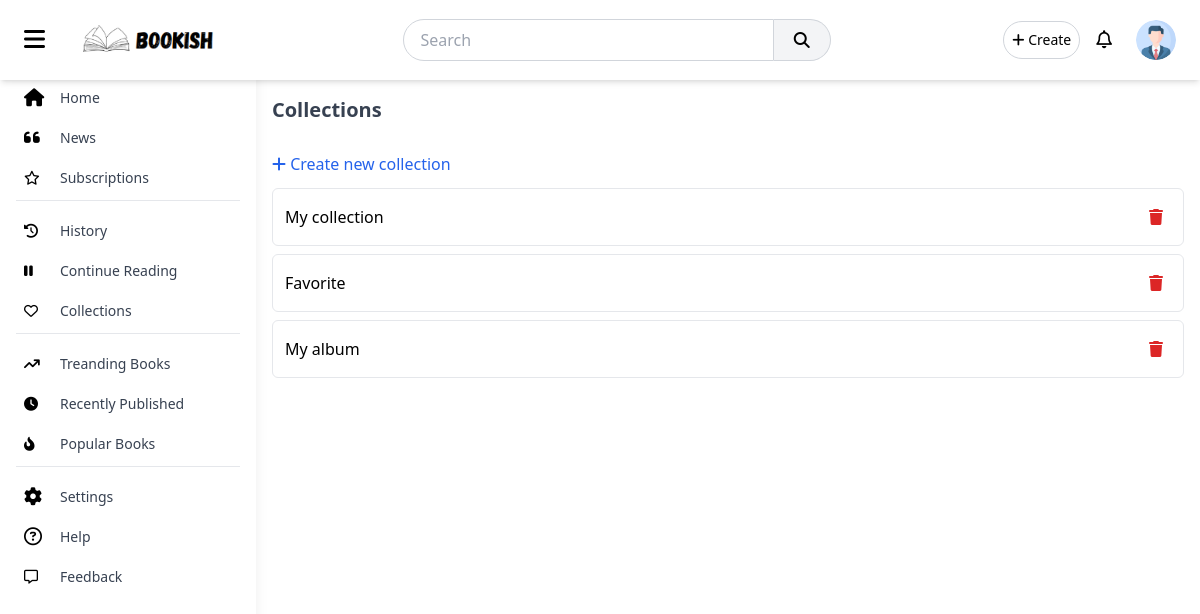
/collections (signed in), run on the app's committed database.
### accounts/models.py (models this page shows, shortened)
class UserProfile(models.Model):
    user = models.OneToOneField(User, on_delete=models.CASCADE)
    full_name = models.CharField(max_length=100, blank=True, null=True)
    bio = models.TextField(blank=True, null=True)
    profile_picture = models.ImageField(upload_to='profile_pics/', default='profile_pics/default.png')
    followers = models.ManyToManyField('self', symmetrical=False, related_name='following', blank=True)
    created_at = models.DateTimeField(auto_now_add=True)
    updated_at = models.DateTimeField(auto_now=True)

### main/models.py (models this page shows, shortened)
class Collection(models.Model):
    user = models.ForeignKey(User, on_delete=models.CASCADE, related_name='reading_list')
    name = models.CharField(max_length=100)
    created_at = models.DateTimeField(auto_now_add=True)
    updated_at = models.DateTimeField(auto_now=True)

### main/views.py (the view, shortened to what this page needs)
# urls.py: path('collections', views.collections, name="collections"),
@login_required(login_url='accounts:login')
def collections(request):
    return render(request, 'collections.html')

### main/context_processors.py (called while the page is built)
def notifications(request):
    if request.user.is_authenticated:
        return {'notifications': Notification.objects.filter(user=request.user).order_by('-created_at')[:5]}
    else:
        return Notification.objects.none()

### templates/collections.html (shortened to what this page needs)
{% extends 'base.html' %}
{% load static %}
{% block content %}
<h2 class="text-xl font-bold text-gray-700 mb-4">
    Collections
</h2>
<button class="text-blue-600 my-3" id="create_coll">
    <i class="fa fa-plus"></i> Create new collection
</button>
<div class="space-y-2">
    {% for collection in user.reading_list.all %}
    <a href="{% url 'main:collection' collection.name %}" class="p-3 border rounded-md flex justify-between items-center">
        <span>{{collection.name}}</span>
        <i class="fa fa-trash p-2 text-red-600" onclick=" event.preventDefault();event.stopPropagation();location.href=`{% url 'main:delete_collection' collection.id %}`"></i>
    </a>
    {% endfor %}
</div>
{% endblock %}

### templates/components/profile_menu.html (shortened to what this page needs)
<div class="relative">
    <button class="dropdownButton p-2 rounded-full hover:bg-gray-200">
        <img src="{{user.userprofile.profile_picture.url}}" class="h-10 w-10 rounded-full" alt="">
    </button>
</div>

### data on the page
Collection: name "My collection"
Collection: name "Favorite"
Collection: name "My album"
